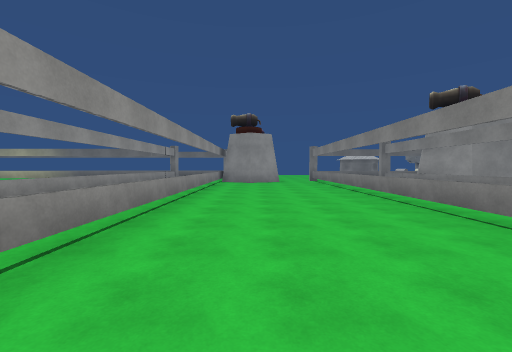
[1] (above)

22 first-person views from a walk through a 3-D level made in the Unity game engine. The camera is 1.5 m above the floor, tilts 2° down and sees 90° across. The floor is counted in squares, 2 m on a side. Each view is taken from the middle of a square. On the plan, view 1 faces up. The plan holds only what a view shows up to about 9 squares ahead; the rest is blank. The place goes on beyond the plan. Some surface patterns are stand-ins.

[2]
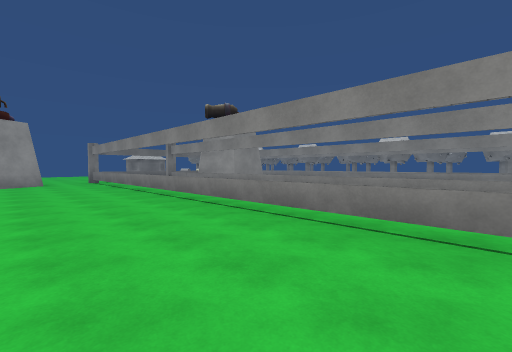

[3]
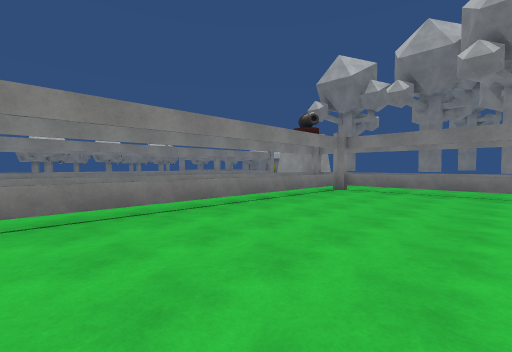

[4]
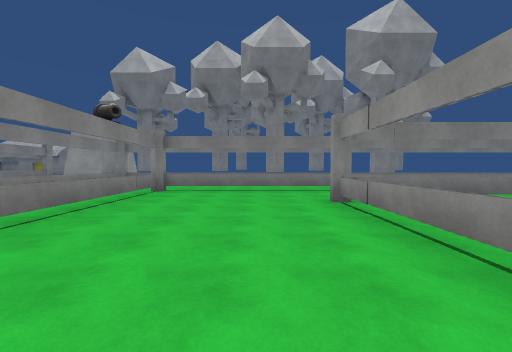

[5]
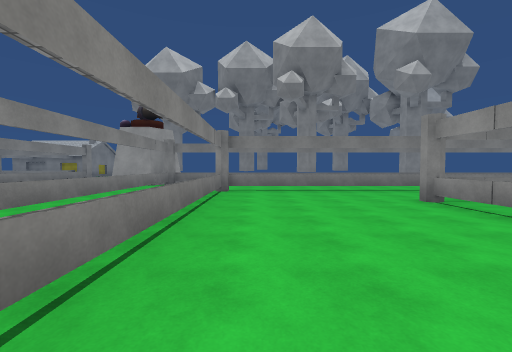

[6]
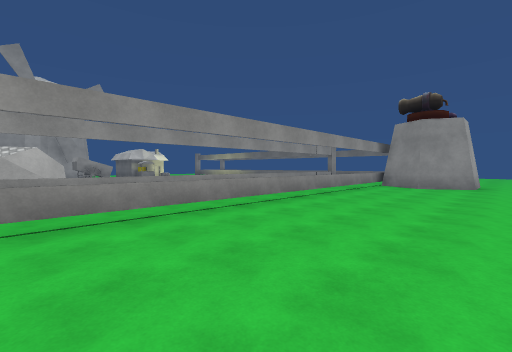

[7]
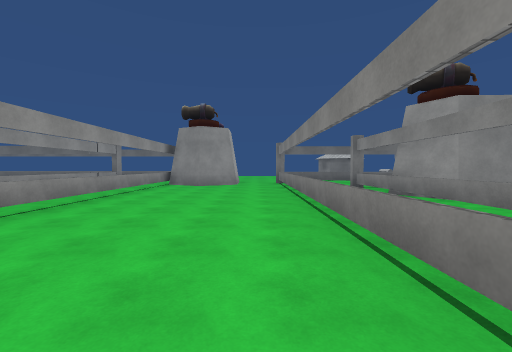

[8]
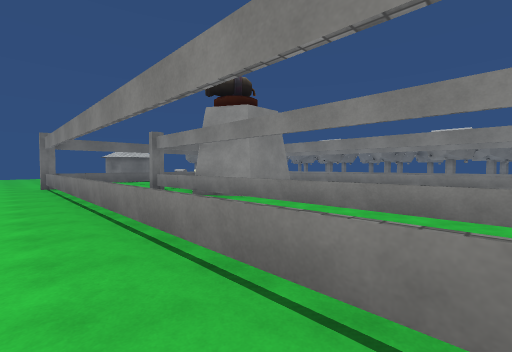

[9]
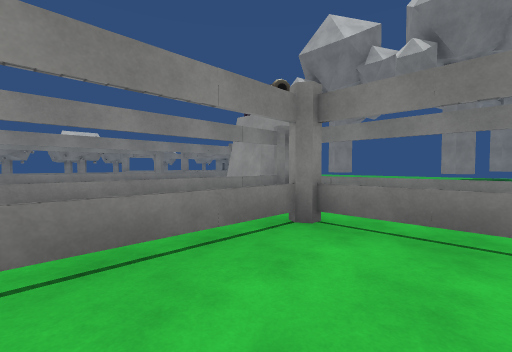

[10]
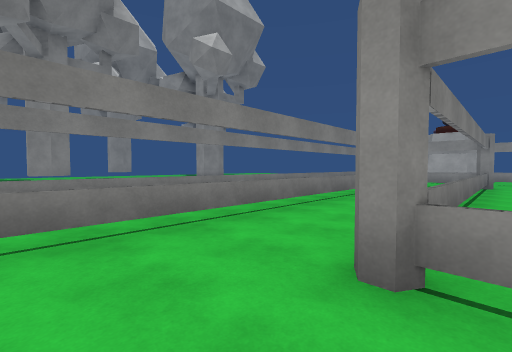

[11]
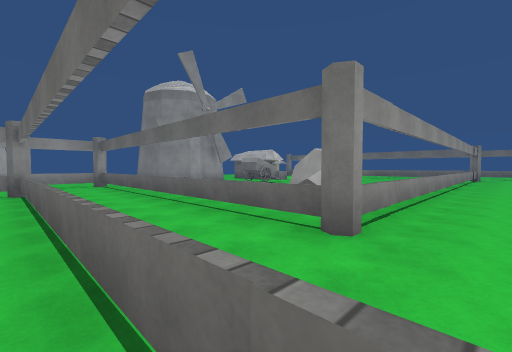

[12]
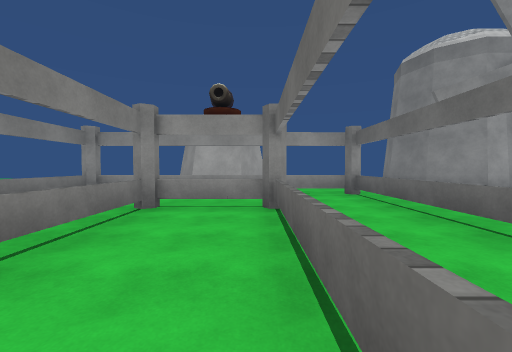

[13]
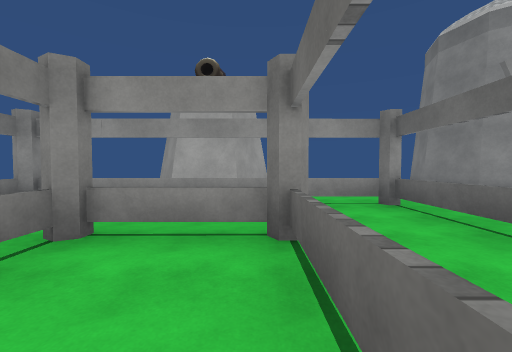

[14]
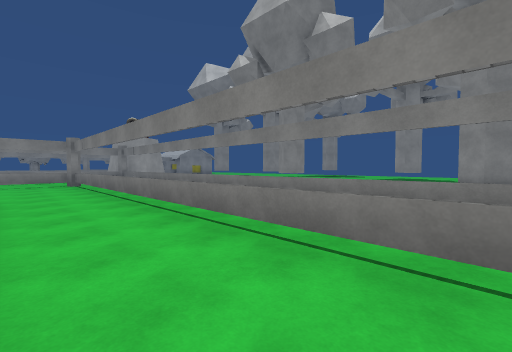

[15]
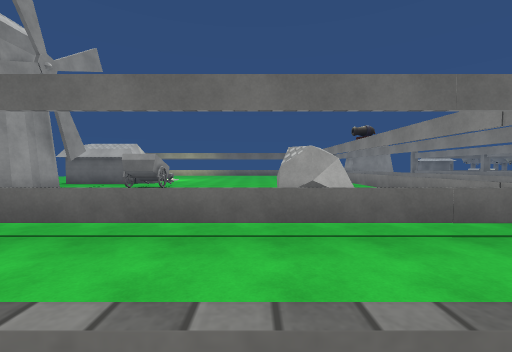

[16]
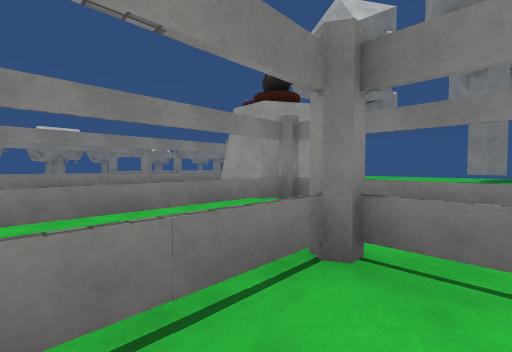

[17]
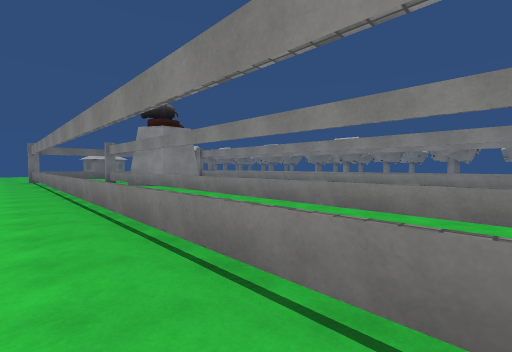

[18]
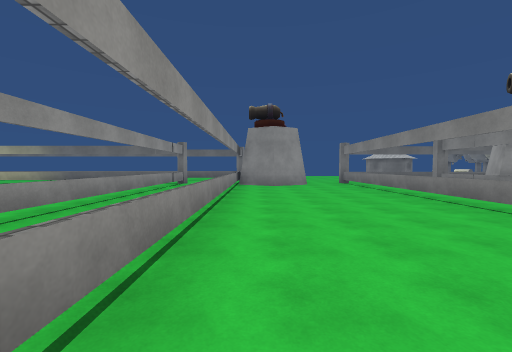

[19]
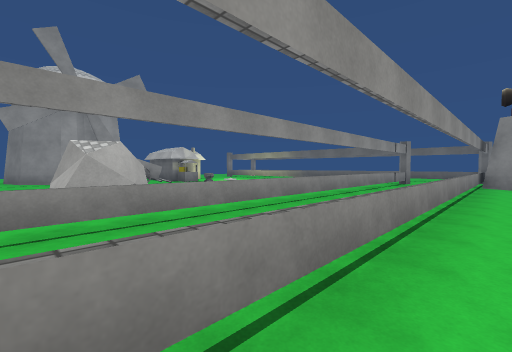

[20]
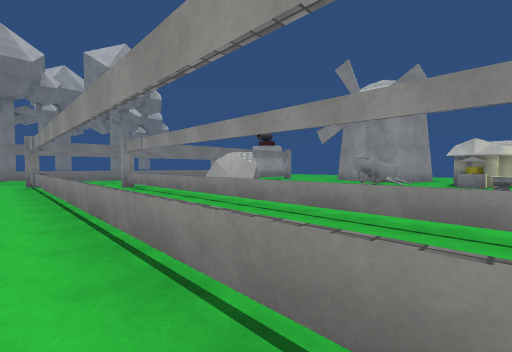

[21]
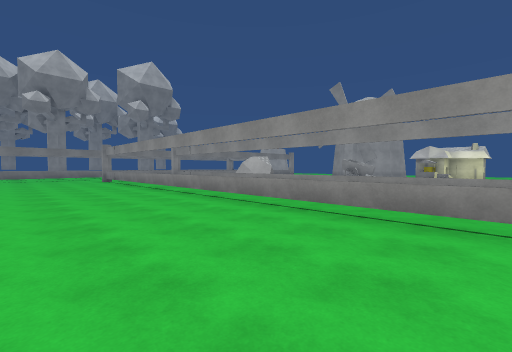

[22]
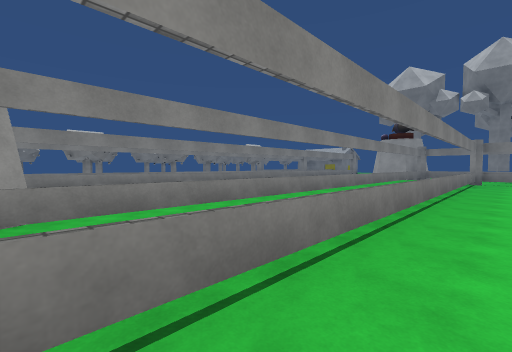

### Floor plan
Key: @ floor where view 1 was taken; # wall or solid block; . floor; = window, fence, low wall or low ledge; F fence; R rock; T tree; A anvil; O other object.
Columns run from 17 left of view 1 to 13 right of it. Each row starts with its distance up from view 1.
 11             .= =....= #F
 10             .=.=....=. .#
  9             .=.=....=. ##
  8    OOA      .=.=....=.=.##  =
  7             .=.=....=.=.    =
  6             .=.=....=.=.    =
  5   #         .=.=....=.=.    =
  4   #         .=.=....=.=.    = =
  3   #       R .=.=....=.=.    = =
  2  ##       RR.=.=....=.=.    =
  1             .=.=....=.=.    =
  0             .F.=.@..=.=.    =
 -1  ..F.........F.=....=.=.    = =
 -2  ..F.=======...#....=.=.    = =
 -3   .#...=======.F....=.=.    = =
 -4 ## =.F..............=.=.    = =
 -5  # =.F..............F.=.    = =
 -6  # =.FF#===========FF.=.    =
 -7    # .................=.    =
 -8    F == ==============..    =
 -9         ..        ... F###
-10                        #
-11
-12
-13
-14                 T
-15         TT      T

Where each view was taken, in squares from view 1:
view 1: 0 up, 0 right, facing up
view 2: 0 up, 0 right, facing up-right
view 3: 2 up, 1 left, facing down-right
view 4: 2 up, 0 right, facing down
view 5: 2 up, 2 right, facing down
view 6: 2 up, 2 right, facing up-left
view 7: 2 up, 2 right, facing up
view 8: 3 up, 2 right, facing up-right
view 9: 3 down, 1 right, facing down-right
view 10: 3 down, 0 right, facing down-left
view 11: 4 down, 3 left, facing up-left
view 12: 4 down, 7 left, facing left
view 13: 4 down, 9 left, facing left
view 14: 4 down, 9 left, facing down-right
view 15: 4 down, 8 left, facing up
view 16: 4 down, 2 right, facing down-right
view 17: 2 down, 2 right, facing up-right
view 18: 2 up, 1 left, facing up
view 19: 1 up, 1 left, facing up-left
view 20: 9 up, 1 left, facing down-left
view 21: 11 up, 2 right, facing down-left
view 22: 8 up, 2 right, facing down-right
